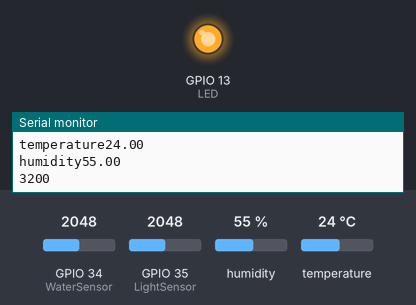
A sketch run on a simulated ESP32. Parts: output pins drawn as LEDs (lit = HIGH), the last lines printed to the serial monitor. Inputs (shaded band) come from the test bench; at power-on: GPIO 34 (WaterSensor) = 2048, GPIO 35 (LightSensor) = 2048, humidity 55 %, temperature 24 °C. WiFi joins after 1.5 s; servers stay silent unless stated; uploads are accepted with an empty reply.

Above: at 1.61 s.
At 16.7 s:
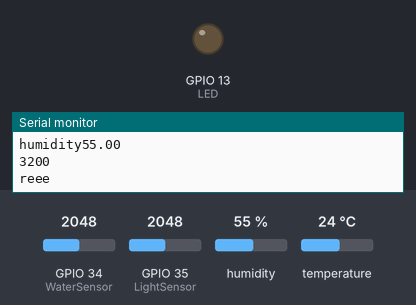
Timing chart, 0 to 40.8 s (numbered marks = the images above):
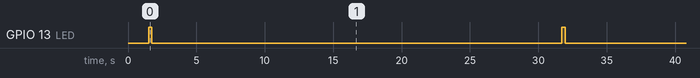

The sketch:

sketch_feb25a.ino
```cpp
#include <ArduinoJson.h>

#include<DHT.h>
#include <WiFi.h>
#include<HTTPClient.h>

#define DHTTYPE DHT11
#define TemperatureSensor 26

int WaterSensor = 34;
int LED = 13;
int LightSensor = 35;

//HUAWEI-B315-D551
const char* ssid ="HUAWEI-B315-D551";
//Mercan2016
const char* password = "Mercan2016";
int HTTP_PORT =  3000; //change this to relevant port
String HOST_NAME = "http://192.168.8.102:3000/postTest"; //url
String PATH_NAME = "/";//specific

DynamicJsonDocument doc(1024);
DHT dht(TemperatureSensor,DHTTYPE);


void setup() {
  // put your setup code here, to run once:

  pinMode(LED, OUTPUT);
  Serial.begin(9600);
  networkStartup();
  dht.begin();
}

void loop() {
  // put your main code here, to run repeatedly:

  nonsense();
  String Values[6] = {String(waterLevelFlowSensor()),Temperature(),Humidity(),Lumination()};
  httpPost(Values);
  nonsense();
  delay(30000);

}
void nonsense(){

  if (digitalRead(LED)==1){
    digitalWrite(LED,LOW);
    }
  else{
    digitalWrite(LED, HIGH);
    }
  }

void httpPost(String Data [6] ){
  Serial.print(WiFi.status());
  if (WiFi.status()!=WL_CONNECTED){
    Serial.print("conn to newtork failed");
    return;
    }
    HTTPClient http;
    WiFiClient client;
    //http://192.168.8.102:3000/HydroData
    http.begin("https://api.hydro.jbgaard.xyz/HydroData");
    http.addHeader("Content-Type","application/json");
    http.addHeader("x-api-key","HydroProject2022");

    Serial.println(http.POST(SerializeData(Data)));
    Serial.println(http.getString());
    Serial.println("reee");
    http.end();
  }

  String SerializeData(String datas[6]){
    doc["LiquidLV"]=datas[0];
    doc["Temperature"]=datas[1];
    doc["Humidity"]=datas[2];
    doc["Lumination"]=datas[3];
    doc["DeviceID"]=WiFi.macAddress();
      String reee;
    serializeJson(doc,reee);
    return reee;
    }

double waterLevelFlowSensor() {
  double val = analogRead(WaterSensor);
  Serial.print("Liquid level: ");
  Serial.print(val/21.5);
  Serial.print("%");
  Serial.print("\n");

  Serial.print("\n");
  return val/21.5;
  }

  String Temperature(){
  String val = String(dht.readTemperature());
  Serial.println("temperature"+ val);
  return val;
  }

  String Humidity(){
     String val =String(dht.readHumidity());
     Serial.println("humidity"+val);
     return val;
  }
  String Lumination(){
  String val = String(analogRead(LightSensor));
  return val;
  }

void networkStartup(){
  WiFi.mode(WIFI_STA);
  WiFi.disconnect();
  WiFi.begin(ssid, password);
  Serial.print("Connecting to Wifi ..");
  int turntry = 0;
  while (WiFi.status()!= WL_CONNECTED){
    Serial.print("\n");
    Serial.print("Retrying to connect .. ");
    Serial.print(+WiFi.status());
    delay(1500);
    }
    Serial.println(WiFi.localIP());
  }
```

Measured:
- by itself, GPIO 13 (LED): alternates HIGH for 0.22 s and LOW for 30.0 s
